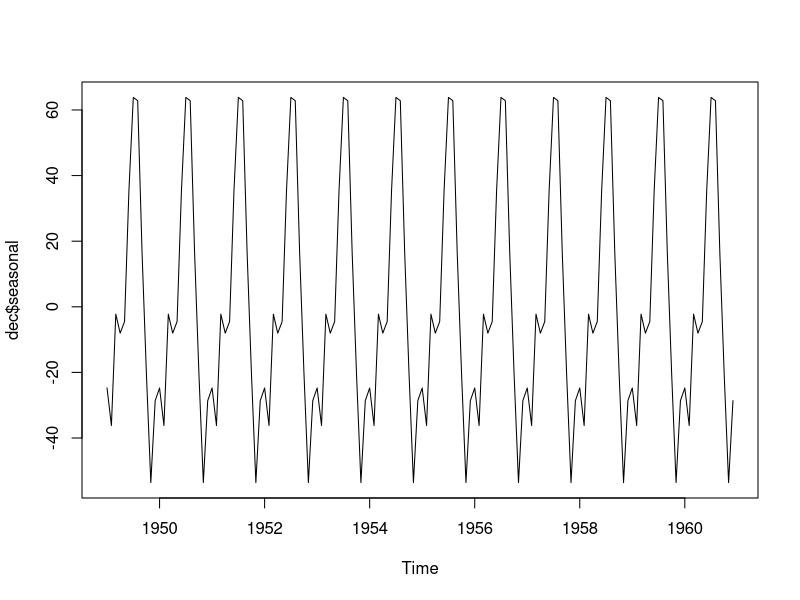
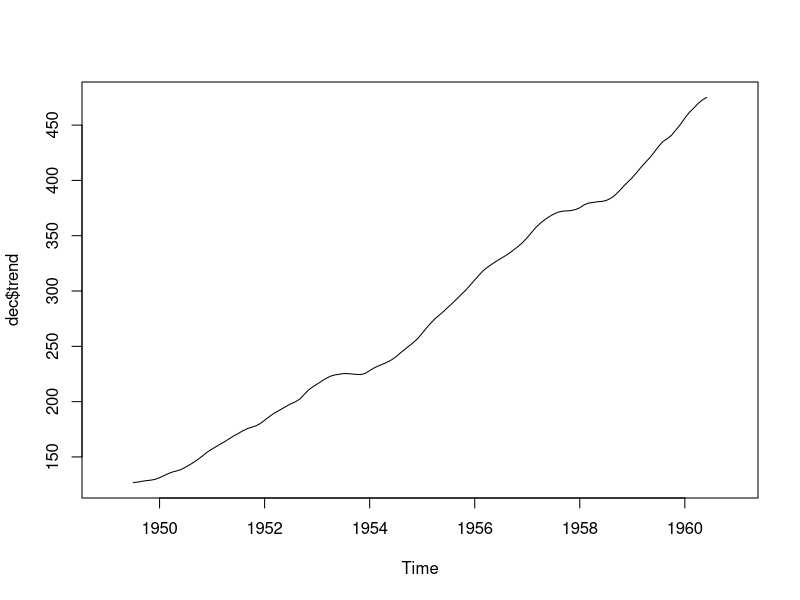
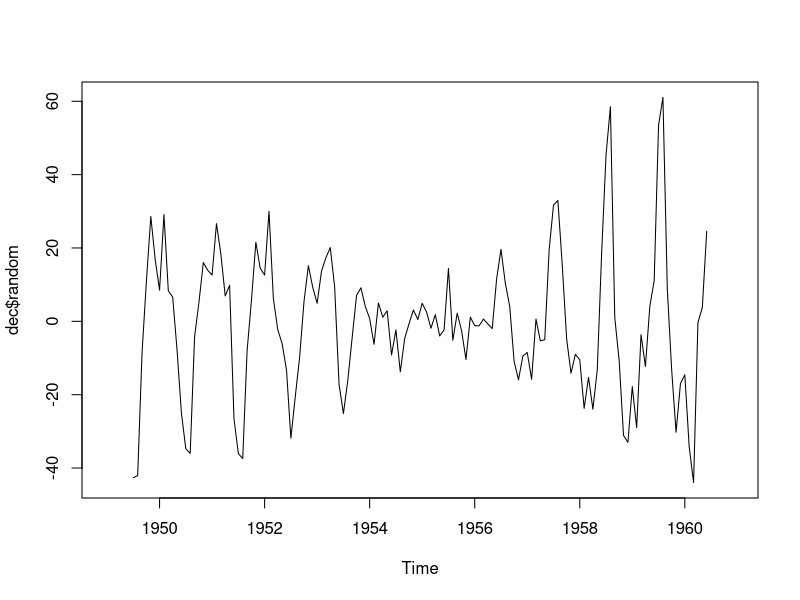
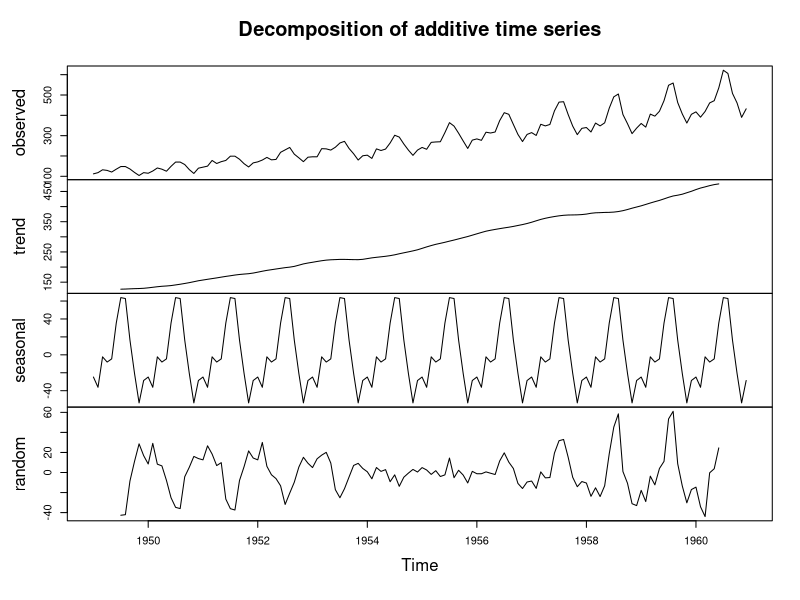

Write the R code that produced these figures, in order.
dec = decompose(AirPassengers)

dec$seasonal
dec$trend
dec$random

plot(dec$seasonal)
plot(dec$trend)
plot(dec$random)

plot(dec)
